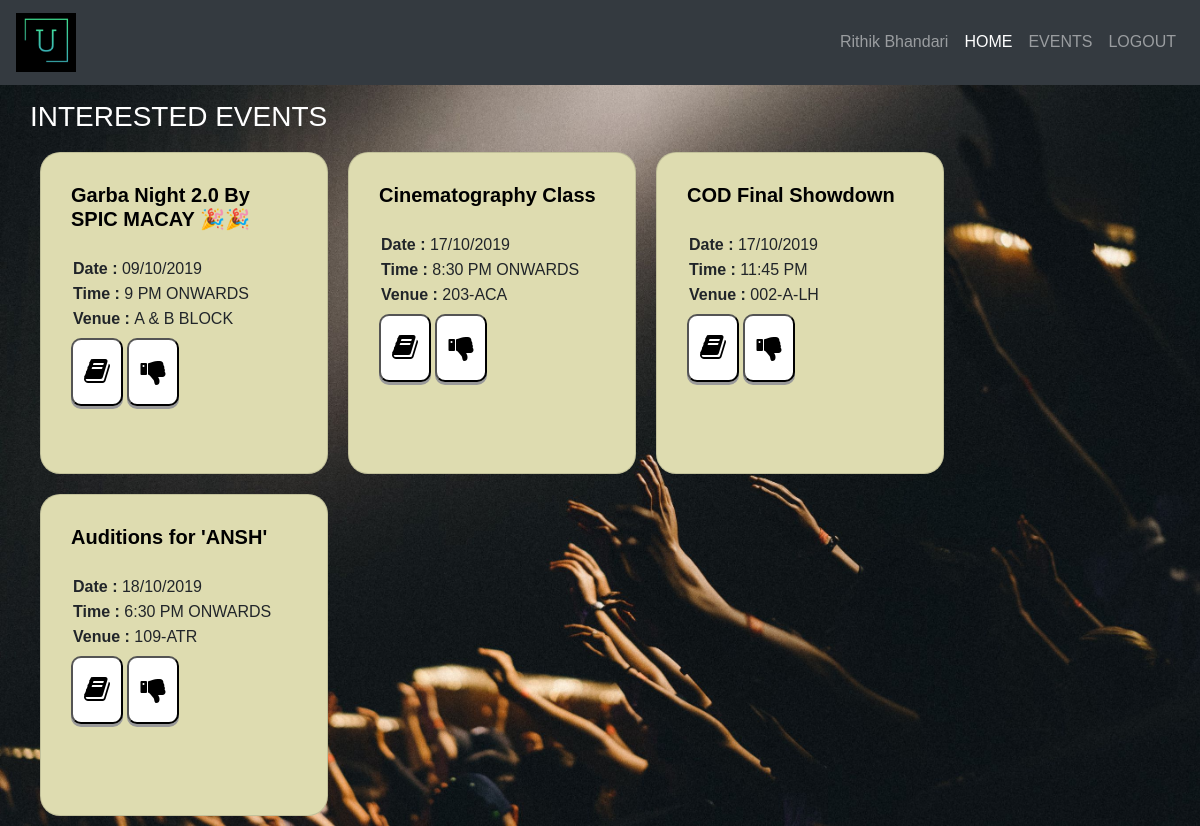
Before: /user/E19CSE080 (signed in) with the older database file.
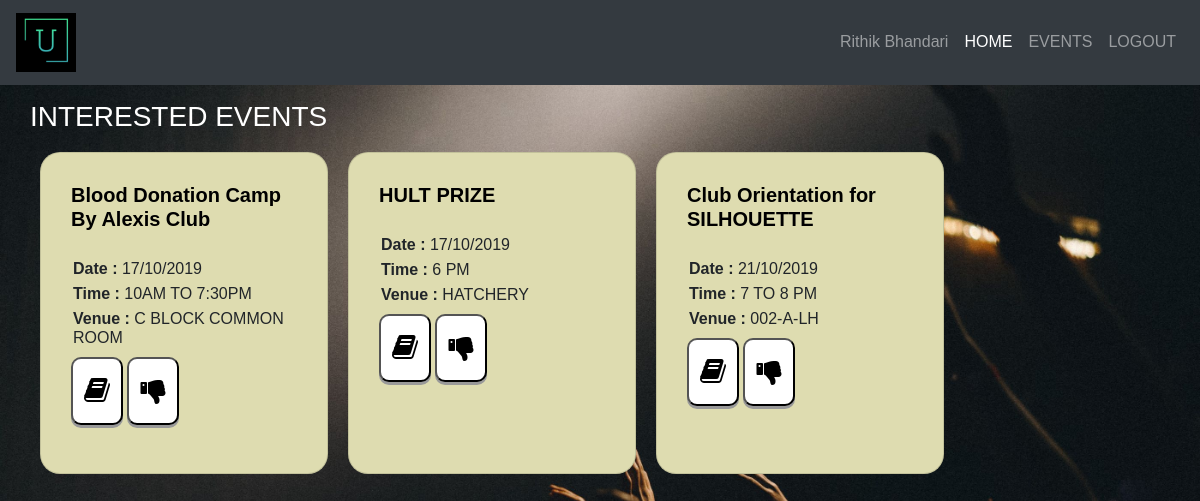
After: the same page with the newer database file.
### models.py (models this page shows, shortened)
class EventsModel(db.Model):
    __tablename__ = 'events'
    ID = db.Column(db.String(8), nullable=False, primary_key=True)
    EventHeading = db.Column(db.String(255), nullable=False)
    EventDescription = db.Column(db.Text, nullable=False)
    EventDate = db.Column(db.String(20), nullable=False)
    EventTime = db.Column(db.String(255), nullable=False)
    EventVenue = db.Column(db.String(255), nullable=False)

### app.py (the view)
@app.route('/user/<string:user_id>')
def logged_in_user(user_id):
    user_id = user_id.upper()
    if 'user' in session and session['user'] == user_id:
        rs = UserModel.query.filter_by(ID=user_id).first()
        favourite_events = str(rs.InterestedActivities).split(',')  # user's fav events
        favourite_events = favourite_events[:-1]  # as last event is always ''
        events = []
        for event in favourite_events:
            events.append(EventsModel.query.filter_by(ID=event).first())
        return render_template("panels/user/homepage.html", events=sort_events(events))
    else:
        flash(f"User '{user_id}' Not Logged In", 'danger')
        print(f"User '{user_id}' Not Logged In")
        return redirect('/login')

### app.py (called while the page is built)
def sort_events(lst):    # sort events based on date only
    new_list = []
    while lst:
        minimum = datetime.strptime(lst[0].EventDate, '%d/%m/%Y').date()
        ev = lst[0]
        for e in lst:
            event_date = datetime.strptime(e.EventDate, '%d/%m/%Y').date()
            if event_date < minimum:
                minimum = event_date
                ev = e
        new_list.append(ev)
        if ev in lst:
            lst.remove(ev)
    return new_list

def get_session():
    return session

@app.before_request
def make_session_permanent():
    session.permanent = True
    app.permanent_session_lifetime = timedelta(minutes=15)

### templates/panels/user/homepage.html (shortened to what this page needs)
{% extends "layout.html" %}
    {% block body %}
    <h3 style="color:white;">INTERESTED EVENTS</h3>
    {% for event in events %}
    <div class="card" style="width: 18rem;">
        <div class="card-body">
            <h5 class="card-text" style="color:black;"><b>{{event.EventHeading}}</b></h5>
            <br/>
            <h6 class="card-subtitle mb-2"><b>Date : </b>{{event.EventDate}}</h6>
            <h6 class="card-subtitle mb-2"><b>Time : </b>{{event.EventTime}}</h6>
            <h6 class="card-subtitle mb-2"><b>Venue : </b>{{event.EventVenue}}</h6>
            <a href="/events/{{event.ID}}" data-toggle="tooltip" title="Read More">
                <button>
                    <i class="fa fa-book"></i>
                </button>
            </a>
            <a href="/events/remove-from-fav/{{event.ID}}" data-toggle="tooltip" title="Remove From Favourites">
                <button>
                    <i class="fa fa-thumbs-down"></i>
                </button>
            </a>
        </div>
    </div>
    {% endfor %}
    {% endblock %}

Changed rows visible on the page:
removed EventsModel: EventHeading "Garba Night 2.0 By SPIC MACAY 🎉🎉", EventDate "09/10/2019", EventTime "9 PM ONWARDS", EventVenue "A & B BLOCK"
removed EventsModel: EventHeading "Cinematography Class", EventDate "17/10/2019", EventTime "8:30 PM ONWARDS", EventVenue "203-ACA"
removed EventsModel: EventHeading "COD Final Showdown", EventDate "17/10/2019", EventTime "11:45 PM", EventVenue "002-A-LH"
no longer on this page (row unchanged): EventsModel: EventHeading "Auditions for 'ANSH'", EventDate "18/10/2019", EventTime "6:30 PM ONWARDS", EventVenue "109-ATR"
now on this page (row unchanged): EventsModel: EventHeading "Blood Donation Camp By Alexis Club", EventDate "17/10/2019", EventTime "10AM TO 7:30PM", EventVenue "C BLOCK COMMON ROOM"
now on this page (row unchanged): EventsModel: EventHeading "HULT PRIZE", EventDate "17/10/2019", EventTime "6 PM", EventVenue "HATCHERY"
now on this page (row unchanged): EventsModel: EventHeading "Club Orientation for SILHOUETTE", EventDate "21/10/2019", EventTime "7 TO 8 PM", EventVenue "002-A-LH"
